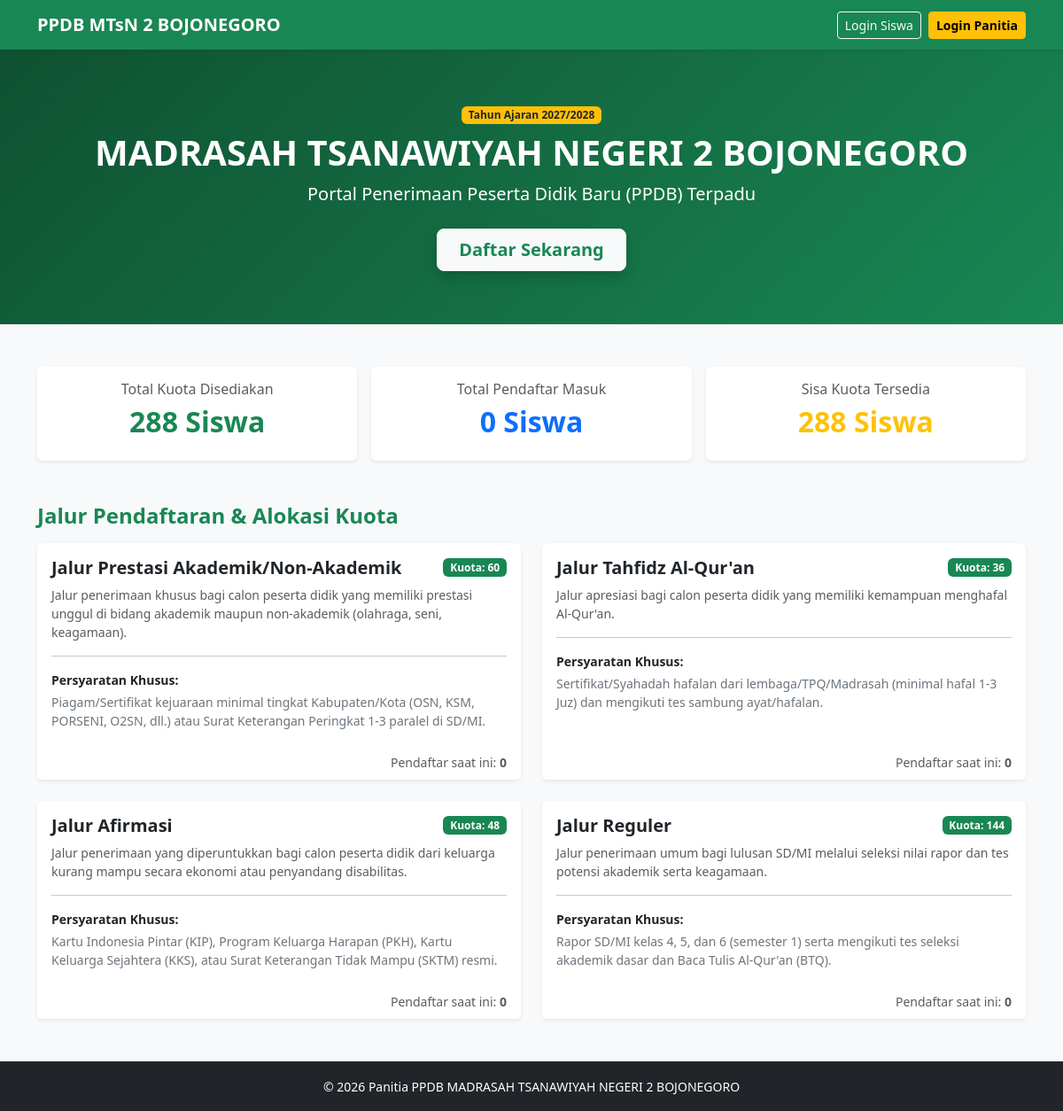
The page / on the database its author committed.
### tables this page shows
CREATE TABLE IF NOT EXISTS `tbl_pengaturan` (
  `id_pengaturan` INT(11) NOT NULL AUTO_INCREMENT,
  `tahun_ajaran` VARCHAR(20) NOT NULL COMMENT 'Contoh: 2027/2028',
  `status_pendaftaran` ENUM('Buka', 'Tutup') NOT NULL DEFAULT 'Buka',
  `kuota_total` INT(11) NOT NULL DEFAULT 288,
  `nama_instansi_atas` VARCHAR(150) NOT NULL DEFAULT 'KEMENTERIAN AGAMA REPUBLIK INDONESIA',
  `nama_kantor_kab` VARCHAR(150) NOT NULL DEFAULT 'KANTOR KEMENTERIAN AGAMA KABUPATEN BOJONEGORO',
  `nama_madrasah` VARCHAR(150) NOT NULL DEFAULT 'MADRASAH TSANAWIYAH NEGERI 2 BOJONEGORO',
  `alamat_kop` TEXT NOT NULL,
  `telepon_kop` VARCHAR(50) DEFAULT NULL,
  `email_kop` VARCHAR(100) DEFAULT NULL,
  `website_kop` VARCHAR(100) DEFAULT NULL,
  `logo_kiri` VARCHAR(255) DEFAULT 'logo_kemenag.png' COMMENT 'Path file logo Kemenag di kop surat',
  `logo_kanan` VARCHAR(255) DEFAULT 'logo_mtsn2.png' COMMENT 'Path file logo Madrasah di kop surat',
  `updated_at` TIMESTAMP NOT NULL DEFAULT CURRENT_TIMESTAMP ON UPDATE CURRENT_TIMESTAMP,
  PRIMARY KEY (`id_pengaturan`)
);

CREATE TABLE IF NOT EXISTS `tbl_jalur` (
  `id_jalur` INT(11) NOT NULL AUTO_INCREMENT,
  `kode_jalur` VARCHAR(20) NOT NULL UNIQUE COMMENT 'Kode singkat untuk prefix nomor pendaftaran, misal: PRS, THF, AFR, REG',
  `nama_jalur` VARCHAR(100) NOT NULL,
  `kuota_jalur` INT(11) NOT NULL DEFAULT 0 COMMENT 'Alokasi kuota per jalur (total akumulasi 288 siswa)',
  `persyaratan_khusus` TEXT DEFAULT NULL COMMENT 'Daftar berkas/syarat khusus jalur tersebut',
  `deskripsi` TEXT DEFAULT NULL,
  `status_aktif` ENUM('Aktif', 'Nonaktif') NOT NULL DEFAULT 'Aktif',
  `created_at` TIMESTAMP NOT NULL DEFAULT CURRENT_TIMESTAMP,
  `updated_at` TIMESTAMP NOT NULL DEFAULT CURRENT_TIMESTAMP ON UPDATE CURRENT_TIMESTAMP,
  PRIMARY KEY (`id_jalur`)
);

### config/koneksi.php (called while the page is built, shortened)
<?php
$host = 'localhost';
$db   = 'db_ppdb_mtsn2bjn';
$user = 'root';
$pass = '';
$charset = 'utf8mb4';
$dsn = "mysql:host=$host;dbname=$db;charset=$charset";
$options = [
    PDO::ATTR_ERRMODE            => PDO::ERRMODE_EXCEPTION,
    PDO::ATTR_DEFAULT_FETCH_MODE => PDO::FETCH_ASSOC,
    PDO::ATTR_EMULATE_PREPARES   => false,
];
try {
    $pdo = new PDO($dsn, $user, $pass, $options);
} catch (\PDOException $e) {
    die("Koneksi database gagal: " . $e->getMessage());
}
$stmtSetting = $pdo->query("SELECT * FROM tbl_pengaturan WHERE id_pengaturan = 1");
$setting = $stmtSetting->fetch();
?>

### index.php (the view, shortened to what this page needs)
<?php
require_once 'config/koneksi.php';
$sqlJalur = "SELECT j.*,
             (SELECT COUNT(*) FROM tbl_siswa s WHERE s.id_jalur = j.id_jalur) AS total_pendaftar
             FROM tbl_jalur j WHERE j.status_aktif = 'Aktif'";
$jalurList = $pdo->query($sqlJalur)->fetchAll();
$totalPendaftar = $pdo->query("SELECT COUNT(*) FROM tbl_siswa")->fetchColumn();
$kuotaTotal = $setting['kuota_total'] ?? 288;
$sisaKuota = max(0, $kuotaTotal - $totalPendaftar);
?>
<!DOCTYPE html>
<html lang="id">
<head>
    <link href="https://cdn.jsdelivr.net/npm/bootstrap@5.3.3/dist/css/bootstrap.min.css" rel="stylesheet">
</head>
<body class="bg-light">
<nav class="navbar navbar-expand-lg navbar-dark bg-success shadow-sm">
    <div class="container">
        <a class="navbar-brand fw-bold" href="index.php">PPDB MTsN 2 BOJONEGORO</a>
        <div class="d-flex gap-2">
            <a href="login.php" class="btn btn-outline-light btn-sm">Login Siswa</a>
            <a href="admin/login.php" class="btn btn-warning btn-sm fw-semibold">Login Panitia</a>
        </div>
    </div>
</nav>
<section class="hero-section text-center">
    <div class="container">
        <span class="badge bg-warning text-dark mb-2">Tahun Ajaran <?= htmlspecialchars($setting['tahun_ajaran']) ?></span>
        <h1 class="fw-bold"><?= htmlspecialchars($setting['nama_madrasah']) ?></h1>
        <p class="lead mb-4">Portal Penerimaan Peserta Didik Baru (PPDB) Terpadu</p>
        <?php if ($setting['status_pendaftaran'] === 'Buka'): ?>
            <a href="daftar.php" class="btn btn-light btn-lg text-success fw-bold px-4 shadow">Daftar Sekarang</a>
        <?php else: ?>
            <button class="btn btn-secondary btn-lg px-4" disabled>Pendaftaran Ditutup</button>
        <?php endif; ?>
    </div>
</section>
<div class="container my-5">
    <div class="row text-center mb-5 g-3">
        <div class="col-md-4">
            <div class="card border-0 shadow-sm p-3">
                <h6 class="text-muted">Total Kuota Disediakan</h6>
                <h2 class="fw-bold text-success"><?= $kuotaTotal ?> Siswa</h2>
            </div>
        </div>
        <div class="col-md-4">
            <div class="card border-0 shadow-sm p-3">
                <h6 class="text-muted">Total Pendaftar Masuk</h6>
                <h2 class="fw-bold text-primary"><?= $totalPendaftar ?> Siswa</h2>
            </div>
        </div>
        <div class="col-md-4">
            <div class="card border-0 shadow-sm p-3">
                <h6 class="text-muted">Sisa Kuota Tersedia</h6>
                <h2 class="fw-bold text-warning"><?= $sisaKuota ?> Siswa</h2>
            </div>
        </div>
    </div>
    <h4 class="fw-bold mb-3 text-success">Jalur Pendaftaran & Alokasi Kuota</h4>
    <div class="row g-4">
        <?php foreach ($jalurList as $j): ?>
        <div class="col-md-6">
            <div class="card h-100 border-0 shadow-sm">
                <div class="card-body">
                    <div class="d-flex justify-content-between align-items-center mb-2">
                        <h5 class="card-title fw-bold mb-0"><?= htmlspecialchars($j['nama_jalur']) ?></h5>
                        <span class="badge bg-success">Kuota: <?= $j['kuota_jalur'] ?></span>
                    </div>
                    <p class="card-text text-muted small"><?= htmlspecialchars($j['deskripsi']) ?></p>
                    <hr>
                    <p class="small mb-1 fw-semibold">Persyaratan Khusus:</p>
                    <p class="small text-secondary mb-0"><?= htmlspecialchars($j['persyaratan_khusus']) ?></p>
                </div>
                <div class="card-footer bg-white border-0 text-end">
                    <small class="text-muted">Pendaftar saat ini: <strong><?= $j['total_pendaftar'] ?></strong></small>
                </div>
            </div>
        </div>
        <?php endforeach; ?>
    </div>
</div>
<footer class="bg-dark text-white text-center py-3 mt-5">
    <small>&copy; <?= date('Y') ?> Panitia PPDB <?= htmlspecialchars($setting['nama_madrasah']) ?></small>
</footer>
</body>
</html>

### index.php (style rules this page uses)
.hero-section { background: linear-gradient(135deg, #0f5132 0%, #198754 100%); color: white; padding: 60px 0; }

### rows shown on the page
tbl_pengaturan: tahun_ajaran "2027/2028", nama_madrasah "MADRASAH TSANAWIYAH NEGERI 2 BOJONEGORO", kuota_total "288"
tbl_jalur: nama_jalur "Jalur Prestasi Akademik/Non-Akademik", kuota_jalur "60", deskripsi "Jalur penerimaan khusus bagi calon peserta didik yang memiliki prestasi unggul di bidang akademik maupun non-akademik (olahraga, seni, keagamaan).", persyaratan_khusus "Piagam/Sertifikat kejuaraan minimal tingkat Kabupaten/Kota (OSN, KSM, PORSENI, O2SN, dll.) atau Surat Keterangan Peringkat 1-3 paralel di SD/MI.", total_pendaftar "0"
tbl_jalur: nama_jalur "Jalur Tahfidz Al-Qur'an", kuota_jalur "36", deskripsi "Jalur apresiasi bagi calon peserta didik yang memiliki kemampuan menghafal Al-Qur'an.", persyaratan_khusus "Sertifikat/Syahadah hafalan dari lembaga/TPQ/Madrasah (minimal hafal 1-3 Juz) dan mengikuti tes sambung ayat/hafalan.", total_pendaftar "0"
tbl_jalur: nama_jalur "Jalur Afirmasi", kuota_jalur "48", deskripsi "Jalur penerimaan yang diperuntukkan bagi calon peserta didik dari keluarga kurang mampu secara ekonomi atau penyandang disabilitas.", persyaratan_khusus "Kartu Indonesia Pintar (KIP), Program Keluarga Harapan (PKH), Kartu Keluarga Sejahtera (KKS), atau Surat Keterangan Tidak Mampu (SKTM) resmi.", total_pendaftar "0"
tbl_jalur: nama_jalur "Jalur Reguler", kuota_jalur "144", deskripsi "Jalur penerimaan umum bagi lulusan SD/MI melalui seleksi nilai rapor dan tes potensi akademik serta keagamaan.", persyaratan_khusus "Rapor SD/MI kelas 4, 5, dan 6 (semester 1) serta mengikuti tes seleksi akademik dasar dan Baca Tulis Al-Qur'an (BTQ).", total_pendaftar "0"

### other values the page prints
$totalPendaftar "0"
